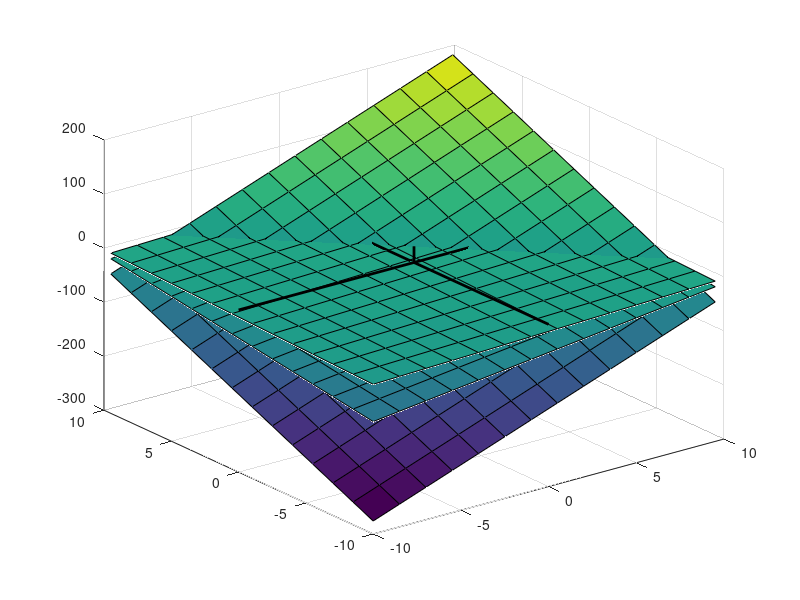
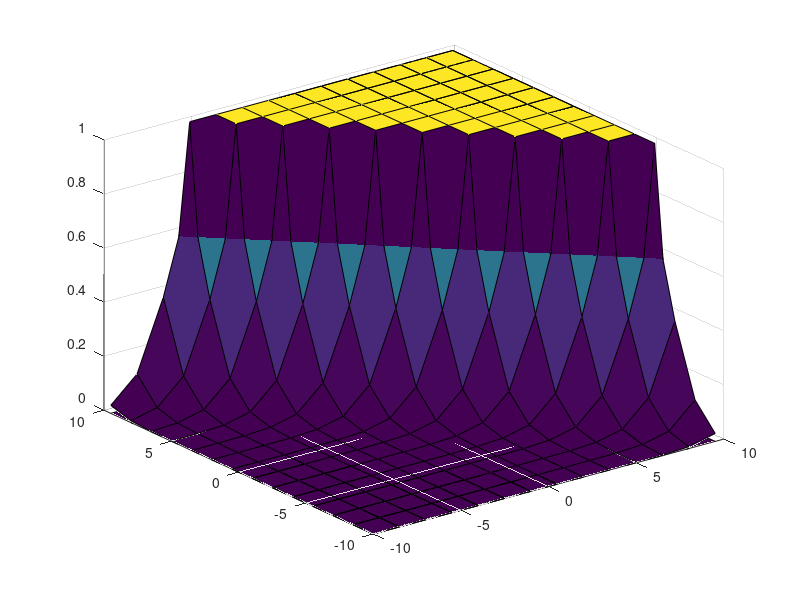

MATLAB code to generate these figures, in order:
%% Why we need three parameters to represent line in logistic regression
% while in linear regression we need only two of them. Also we need only
% two parameters to represent line (two points in 3d will represent a
% unique line).

% Answer: In logistic regression what is have is actually a plane rather
% than a line, inclination of that plane will decide how fast the
% probability will change as distane of x chnages from the logistic
% regression line corresponding to z=0. Because its a plane rather than a
% line, so we need three parameters.


theta0 =  -3
theta1 = 1
theta2 = 1

x1 = -10:1.5:10;
x2 = -10:1.5:10;
[X1 X2] = meshgrid(x1,x2);

Z1 = theta0 + theta1 *X1 + theta2*X2;

surf(X1,X2,Z1)
hold on;
% draw axis
h = line ([-10 10],[0 0],[0 0])
set(h,'Color','k','LineWidth',2)
h = line ([0 0],[-10 10],[0 0])
set(h,'Color','k','LineWidth',2)
h = line ([0 0],[0 0],[-30 30])
set(h,'Color','k','LineWidth',2)
rotate3d;

%% Different thetas
theta0 =  -12
theta1 = 4
theta2 = 4


x1 = -10:1.5:10;
x2 = -10:1.5:10;
[X1 X2] = meshgrid(x1,x2);

Z2 = theta0 + theta1 *X1 + theta2*X2;
surf(X1,X2,Z2)

%% Yet another thetas corresponding to same lines
theta0 =  -36
theta1 = 12
theta2 = 12


x1 = -10:1.5:10;
x2 = -10:1.5:10;
[X1 X2] = meshgrid(x1,x2);

Z3 = theta0 + theta1 *X1 + theta2*X2;
surf(X1,X2,Z3)


%% Plot of sigmoid ranges
figure
Z1 = 1 ./ (1+ exp(-Z1));
Z2 = 1 ./ (1+ exp(-Z2));
Z3 = 1 ./ (1+ exp(-Z3));


surf(X1,X2,Z1)
hold on;
%surf(X1,X2,Z2)
surf(X1,X2,Z3)
rotate3d
